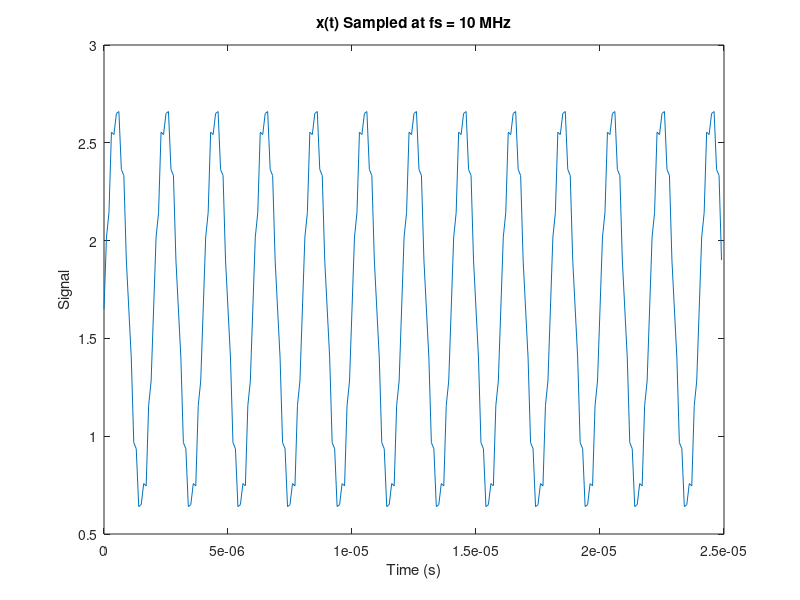
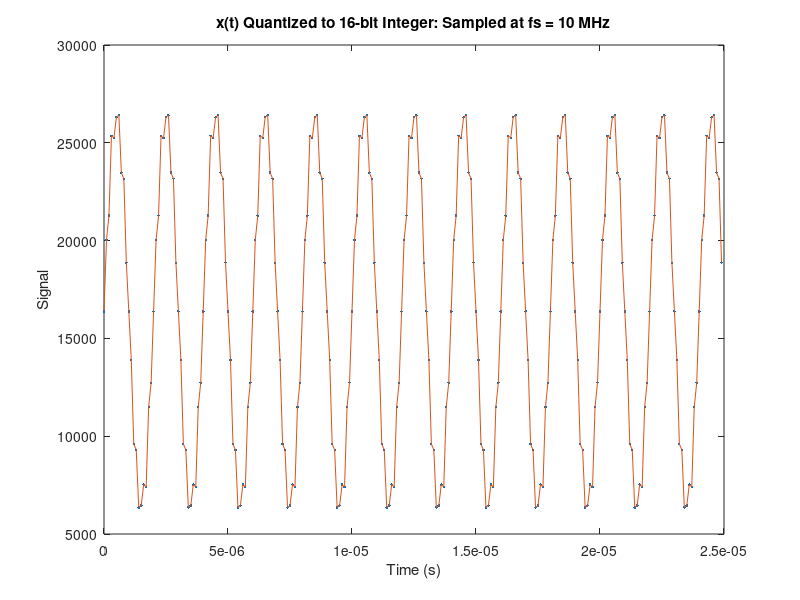
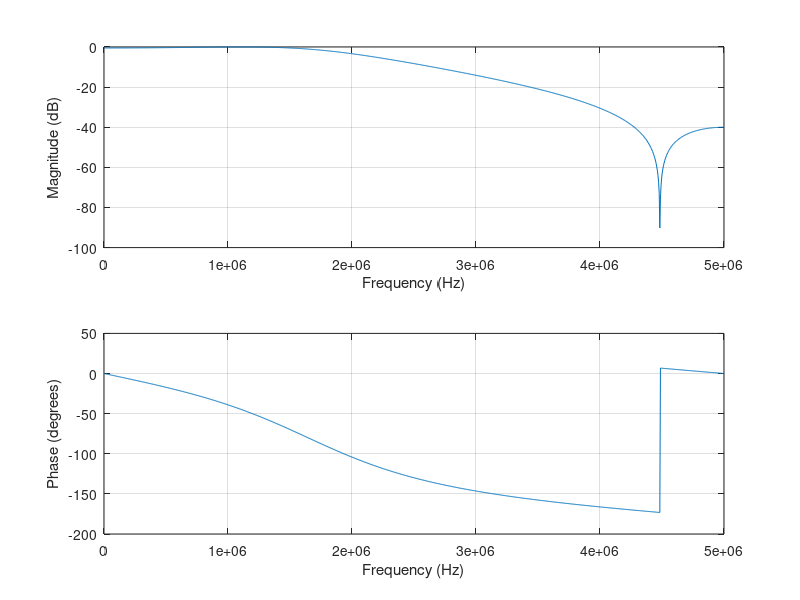
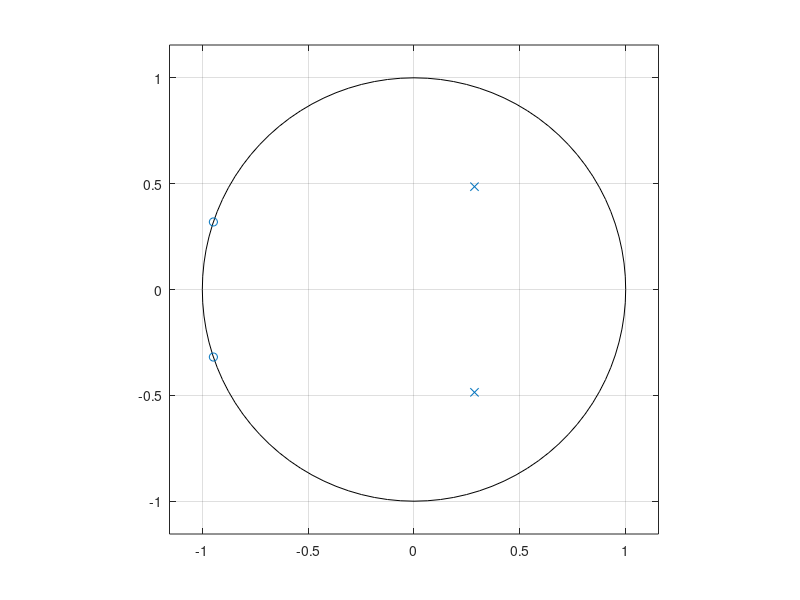

Write MATLAB code to recreate these figures, in order.
%% Generats coefficients for a direct-form I biquad implemented on an fpga
% * converts coefficients to fixed-point and tests stability. 
% * generates test stimulus waveform, and verifies impulse response of fpga
% output
%
% See biquad code: https://github.com/dominic-meads/Vivado-Projects/blob/main/IIR_Direct_form_1_Biquad/iir_DF1_Biquad_AXIS.v

close all
clear
clc

fs = 10e+06;
Ts = 1/fs;
n = 0:249;
t = n*Ts;

% test waveform 500 kHz sinusoid with 4 MHz noise
x = 1.65 + 1*sin(2*pi*500000*t) + 0.1*sin(2*pi*4000000*t); % add 1.65 V DC offset to simulate coming from unipolar ADC

figure('Color',[1 1 1]);
h = plot(t,x);
title('x(t) Sampled at fs = 10 MHz');
ylabel('Signal');

xlabel('Time (s)');

% quantize x
Vref = 3.3;
bits = 16; % precision of ADC
xq = (x./Vref)*((2^(bits-1))-1); % verilog signed 16 bit reg holds max value (2^15)-1 
xq_int = cast(xq,"int16");

% must put files in xsim directory for vivado
cd 'C:\Users\demea\ECG\SoC\IIR_Bandpass_test\IIR_Bandpass_test\IIR_Bandpass_test.sim\sim_1\behav\xsim';
fid1 = fopen('500kHz_sine_wave_with_noise.txt','w');
fprintf(fid1,"%d\n",xq_int);
fclose(fid1);
fid2 = fopen('Impulse_response_output.txt','w'); % create output file for tb
fclose(fid2);
% return to original directory
oldFolder = cd('C:\Users\demea\ECG\SoC\IIR_Bandpass_test\MATLAB scripts');


figure('Color',[1 1 1]);
h = plot(t,xq_int,'.');
hold on;
h = plot(t,xq_int);
title('x(t) Quantized to 16-bit Integer: Sampled at fs = 10 MHz');
ylabel('Signal');
xlabel('Time (s)');

%% generate filter coefficents
% LP elliptical filter cutoff @ 1.5 MHz 
% should elimate 4 MHz kHz noise and pass 500 kHz component
fc = 1.5e+6;
Wc = fc/(fs/2);
[B,A] = ellip(2,0.5,40,Wc);

figure('Color',[1 1 1]);
freqz(B,A,2^10,fs);
figure('Color',[1 1 1]);
zplane(B,A);

%% playing with embedding gain

% MATLAB SAYS NOT RECCOMENDED FOR DIRECT-FORM II, okay for Direct-form I
[sos_embedded_gain] = tf2sos(B,A) 

% proper way for DF2
[sos,g] = tf2sos(B,A)

%% multiply coefficients to get fixed point
scale_factor = 14;
Afixed = fix(A*(2^scale_factor))
Bfixed = fix(B*(2^scale_factor))

%% check stability of fixed point coefficients
figure('Color',[1 1 1]);
zplane(Bfixed, Afixed);
hold on;
title("Pole-Zero Plot After Fixed Point Conversion");

%% Step response check
step_smpls = 1000*ones(1,250);
step_fixed = filter(Bfixed,Afixed,step_smpls);
figure('Color',[1 1 1]);
plot(step_fixed,'r');
hold on;
step_rsp = filter(B,A,step_smpls);
plot(step_rsp,'b');
title("Step response fixed-point vs floating point coefficients");
legend({'Fixed-point','Floating-point'});

%% perform the filter
yq = filter(Bfixed,Afixed,xq_int);
figure('Color',[1 1 1]);
plot(yq);

%% expected impulse response of filter
delta = zeros(1,50);
delta(1) = 32767;
hn = filter(Bfixed,Afixed,delta);
figure('Color',[1 1 1]);
plot(hn);
title("Impulse Response");

%% get impulse response output of FPGA simulation

% output file in vivado xsim directory
cd 'C:\Users\demea\ECG\SoC\IIR_Bandpass_test\IIR_Bandpass_test\IIR_Bandpass_test.sim\sim_1\behav\xsim';
fid2 = fopen('Impulse_response_output.txt','r');
% get the impulse response samples
hn_f = fscanf(fid2,"%d");
fclose(fid2);
% return to original directory
oldFolder = cd('C:\Users\demea\ECG\SoC\IIR_Bandpass_test\MATLAB scripts');

figure('Color',[1 1 1]);
plot(hn_f);
title("Impulse Response out of fixed-point DF1 Biquad");

%% take Fourier Transform of impulse response to get frequency response
% magnitude looks great, phase doesnt match up? 

f = linspace(0,fs/2,size(hn_f,1)/2);
H_f = abs(fft(hn_f)); % magnitude of fft
H_f = H_f(1:end/2);   % plot single-sided spectrum
H_f_db = mag2db(H_f);
H_f_db = H_f_db - max(H_f_db); % normalize to maximum
figure('Color',[1 1 1]);
subplot(2,1,1);
plot(f,H_f_db);
grid on;
title("Frequency Response of fixed-point DF1 Biquad");
xlabel('Frequency (Hz)');
ylabel('Magnitude (dB)');

% get phase response also (I dont think this is right)
phase = atan2( imag(fft(hn_f)), real(fft(hn_f)) ) * 180/pi;  % phase in degrees
phase = phase(1:end/2);   % plot single-sided phase
subplot(2,1,2);
plot(f,phase);
grid on;
title("Phase Response of fixed-point DF1 Biquad");
xlabel('Frequency (Hz)');
ylabel('Phase (degrees)');




